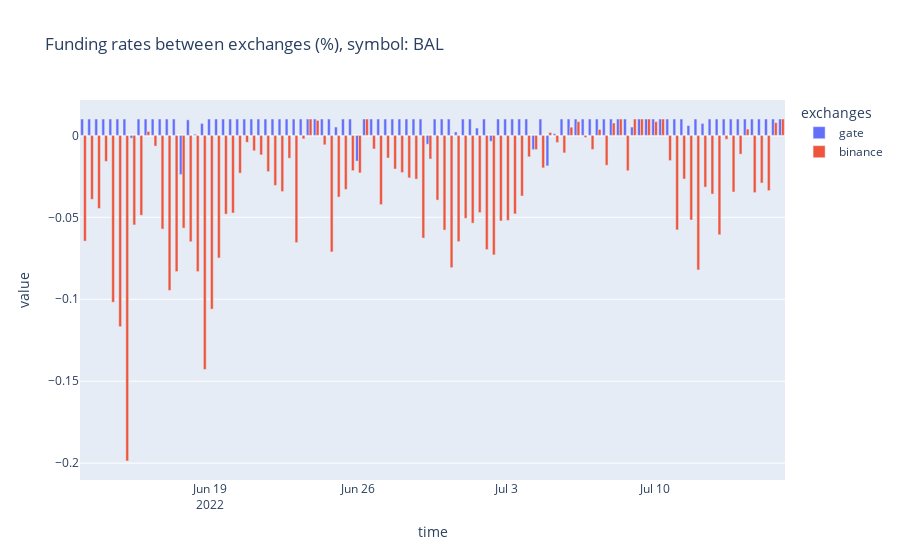

Notebook code for this chart:
### Code cell
plot_data = (
    pd.merge(gate_fundingrate, binance_fundingrate, on ='time' ,how= 'inner')
    .melt(id_vars=['time'], value_vars=['gate','binance'], var_name='exchanges', value_name='value')
    # .set_index('time',drop = True)
    .assign(value = lambda x: x.value*100)
)

import plotly.express as px

fig = px.bar(plot_data, x='time', y='value', color="exchanges", title=f"Funding rates between exchanges (%), symbol: {asset}", barmode = 'group')
fig.show()
